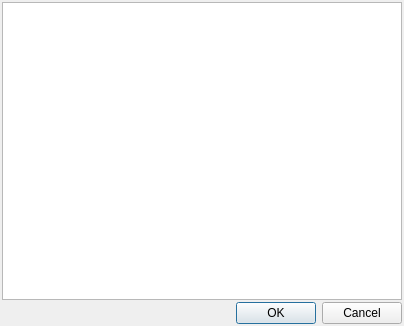
<?xml version="1.0" encoding="UTF-8"?>
<ui version="4.0">
 <class>EventTypeComboBoxExPopup</class>
 <widget class="QWidget" name="EventTypeComboBoxExPopup">
  <property name="geometry">
   <rect>
    <x>0</x>
    <y>0</y>
    <width>404</width>
    <height>326</height>
   </rect>
  </property>
  <property name="windowTitle">
   <string>Form</string>
  </property>
  <layout class="QGridLayout" name="gridLayout">
   <property name="margin">
    <number>2</number>
   </property>
   <property name="spacing">
    <number>2</number>
   </property>
   <item row="0" column="0">
    <widget class="CTableView" name="tblEventTypeList">
     <property name="selectionMode">
      <enum>QAbstractItemView::MultiSelection</enum>
     </property>
     <property name="selectionBehavior">
      <enum>QAbstractItemView::SelectRows</enum>
     </property>
    </widget>
   </item>
   <item row="1" column="0">
    <widget class="QDialogButtonBox" name="buttonBox">
     <property name="standardButtons">
      <set>QDialogButtonBox::Cancel|QDialogButtonBox::Ok</set>
     </property>
    </widget>
   </item>
  </layout>
 </widget>
 <customwidgets>
  <customwidget>
   <class>CTableView</class>
   <extends>QTableView</extends>
   <header>library/TableView.h</header>
  </customwidget>
 </customwidgets>
 <resources/>
 <connections/>
</ui>
